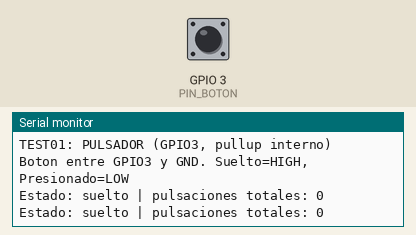
Simulated run of this sketch. Board: ESP32-C3. On the bench: the last lines printed to the serial monitor. The test bench sets the inputs (shaded band); at power-on: GPIO 3 (PIN_BOTON) HIGH.

Above: at 2.2 s.
2.3 s: GPIO 3 (PIN_BOTON) pulled LOW for 0.15 s
At 2.9 s:
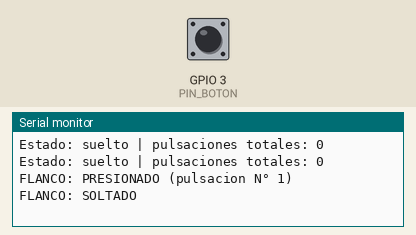
3.9 s: GPIO 3 (PIN_BOTON) pulled LOW for 1 s
At 4.7 s:
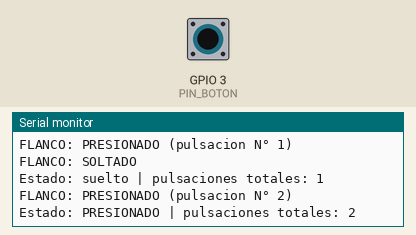
6.4 s: GPIO 3 (PIN_BOTON) pulled LOW for 0.15 s
At 6.53 s:
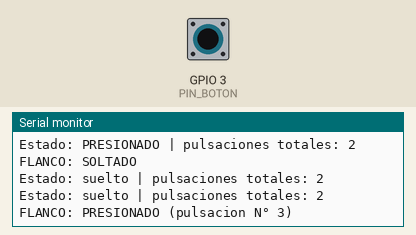
Timing chart, 0 to 9.4 s (numbered marks = the images above; inputs shaded):
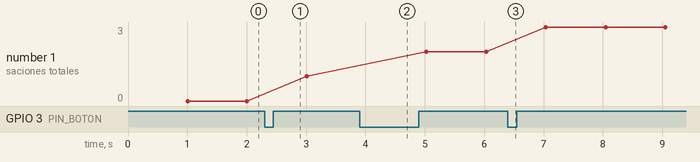

The sketch:

test01_boton.ino
```cpp
// ============================================================
// TEST 01 - PULSADOR DE LA MUÑECA (ESP32-C3 Super Mini)
// - GPIO3 en INPUT_PULLUP: boton entre GPIO3 y GND.
// - Muestra por Serial (115200): flancos (con debounce de 50 ms,
//   igual que el firmware final) y conteo de pulsaciones.
// ============================================================
#define PIN_BOTON 3
#define DEBOUNCE_MS 50

bool estadoEstable = HIGH;
unsigned long tUltimoCambio = 0;
unsigned long ultimoReporte = 0;
int pulsaciones = 0;

void setup() {
  Serial.begin(115200);
  delay(1000);
  pinMode(PIN_BOTON, INPUT_PULLUP);
  Serial.println("TEST01: PULSADOR (GPIO3, pullup interno)");
  Serial.println("Boton entre GPIO3 y GND. Suelto=HIGH, Presionado=LOW");
}

void loop() {
  bool lec = digitalRead(PIN_BOTON);
  if (lec != estadoEstable) {
    if (millis() - tUltimoCambio >= DEBOUNCE_MS) {
      estadoEstable = lec;
      tUltimoCambio = millis();
      if (lec == LOW) {
        pulsaciones++;
        Serial.println("FLANCO: PRESIONADO (pulsacion N° " + String(pulsaciones) + ")");
      } else {
        Serial.println("FLANCO: SOLTADO");
      }
    }
  }

  if (millis() - ultimoReporte >= 1000) {
    ultimoReporte = millis();
    Serial.println("Estado: " + String(estadoEstable == LOW ? "PRESIONADO" : "suelto") +
                   " | pulsaciones totales: " + String(pulsaciones));
  }
  delay(10);
}
```

Measured:
- after the input at 2.3 s, the serial monitor: prints a new line at once (image 1)
- after the input at 3.9 s, the serial monitor: prints a new line at once (image 2)
- after the input at 6.4 s, the serial monitor: prints a new line at once (image 3)
- plotted number 1: 1 → 2 after the input at 3.9 s, 2 → 3 after the input at 6.4 s
